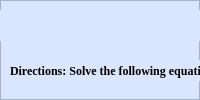
                <widget class="QWidget" name="calculationSubTest6to10">
                 <layout class="QVBoxLayout" name="verticalLayout_18">
                  <property name="spacing">
                   <number>0</number>
                  </property>
                  <property name="leftMargin">
                   <number>0</number>
                  </property>
                  <property name="topMargin">
                   <number>0</number>
                  </property>
                  <property name="rightMargin">
                   <number>0</number>
                  </property>
                  <property name="bottomMargin">
                   <number>0</number>
                  </property>
                  <item>
                   <widget class="QFrame" name="frame_30">
                    <property name="styleSheet">
                     <string notr="true">background-color: rgb(218, 229, 255);
</string>
                    </property>
                    <property name="frameShape">
                     <enum>QFrame::StyledPanel</enum>
                    </property>
                    <property name="frameShadow">
                     <enum>QFrame::Raised</enum>
                    </property>
                    <widget class="QPushButton" name="pushButton_4">
                     <property name="geometry">
                      <rect>
                       <x>590</x>
                       <y>410</y>
                       <width>81</width>
                       <height>21</height>
                      </rect>
                     </property>
                     <property name="font">
                      <font>
                       <pointsize>8</pointsize>
                       <weight>75</weight>
                       <bold>true</bold>
                       <kerning>true</kerning>
                      </font>
                     </property>
                     <property name="cursor">
                      <cursorShape>PointingHandCursor</cursorShape>
                     </property>
                     <property name="acceptDrops">
                      <bool>false</bool>
                     </property>
                     <property name="styleSheet">
                      <string notr="true">background-color: rgb(180, 203, 253);
border-radius: 10px;</string>
                     </property>
                     <property name="text">
                      <string>Next</string>
                     </property>
                     <property name="icon">
                      <iconset resource="icons.qrc">
                       <normaloff>:/icons/1CON/chevron-right.svg</normaloff>:/icons/1CON/chevron-right.svg</iconset>
                     </property>
                     <property name="iconSize">
                      <size>
                       <width>24</width>
                       <height>24</height>
                      </size>
                     </property>
                     <property name="autoDefault">
                      <bool>false</bool>
                     </property>
                    </widget>
                    <widget class="QLabel" name="label_31">
                     <property name="geometry">
                      <rect>
                       <x>10</x>
                       <y>60</y>
                       <width>281</width>
                       <height>21</height>
                      </rect>
                     </property>
                     <property name="font">
                      <font>
                       <family>Times New Roman</family>
                       <pointsize>9</pointsize>
                       <weight>75</weight>
                       <bold>true</bold>
                       <underline>false</underline>
                      </font>
                     </property>
                     <property name="mouseTracking">
                      <bool>false</bool>
                     </property>
                     <property name="text">
                      <string>Directions: Solve the following equations.</string>
                     </property>
                    </widget>
                    <widget class="QFrame" name="frame_31">
                     <property name="geometry">
                      <rect>
                       <x>10</x>
                       <y>110</y>
                       <width>661</width>
                       <height>41</height>
                      </rect>
                     </property>
                     <property name="styleSheet">
                      <string notr="true">background-color: rgb(218, 229, 255);
border-radius: 10px;</string>
                     </property>
                     <property name="frameShape">
                      <enum>QFrame::StyledPanel</enum>
                     </property>
                     <property name="frameShadow">
                      <enum>QFrame::Raised</enum>
                     </property>
                     <widget class="QLineEdit" name="lineEdit_7">
                      <property name="geometry">
                       <rect>
                        <x>130</x>
                        <y>0</y>
                        <width>531</width>
                        <height>41</height>
                       </rect>
                      </property>
                      <property name="font">
                       <font>
                        <pointsize>10</pointsize>
                       </font>
                      </property>
                      <property name="toolTip">
                       <string/>
                      </property>
                      <property name="styleSheet">
                       <string notr="true">QLineEdit {
	border: 2px solid #FFFFFF;
}

QLineEdit:focus{
	border: 2px solid #000000
}</string>
                      </property>
                      <property name="frame">
                       <bool>true</bool>
                      </property>
                      <property name="cursorPosition">
                       <number>0</number>
                      </property>
                      <property name="alignment">
                       <set>Qt::AlignLeading|Qt::AlignLeft|Qt::AlignVCenter</set>
                      </property>
                      <property name="clearButtonEnabled">
                       <bool>true</bool>
                      </property>
                     </widget>
                     <widget class="QLabel" name="label_24">
                      <property name="geometry">
                       <rect>
                        <x>10</x>
                        <y>10</y>
                        <width>71</width>
                        <height>21</height>
                       </rect>
                      </property>
                      <property name="text">
                       <string>6. 16 x 5 = </string>
                      </property>
                     </widget>
                    </widget>
                    <widget class="QFrame" name="frame_32">
                     <property name="geometry">
                      <rect>
                       <x>10</x>
                       <y>170</y>
                       <width>661</width>
                       <height>41</height>
                      </rect>
                     </property>
                     <property name="styleSheet">
                      <string notr="true">background-color: rgb(218, 229, 255);
border-radius: 10px;</string>
                     </property>
                     <property name="frameShape">
                      <enum>QFrame::StyledPanel</enum>
                     </property>
                     <property name="frameShadow">
                      <enum>QFrame::Raised</enum>
                     </property>
                     <widget class="QLineEdit" name="lineEdit_8">
                      <property name="geometry">
                       <rect>
                        <x>130</x>
                        <y>0</y>
                        <width>531</width>
                        <height>41</height>
                       </rect>
                      </property>
                      <property name="font">
                       <font>
                        <pointsize>10</pointsize>
                       </font>
                      </property>
                      <property name="toolTip">
                       <string/>
                      </property>
                      <property name="styleSheet">
                       <string notr="true">QLineEdit {
	border: 2px solid #FFFFFF;
}

QLineEdit:focus{
	border: 2px solid #000000
}</string>
                      </property>
                      <property name="frame">
                       <bool>true</bool>
                      </property>
                      <property name="cursorPosition">
                       <number>0</number>
                      </property>
                      <property name="alignment">
                       <set>Qt::AlignLeading|Qt::AlignLeft|Qt::AlignVCenter</set>
                      </property>
                      <property name="clearButtonEnabled">
                       <bool>true</bool>
                      </property>
                     </widget>
                     <widget class="QLabel" name="label_32">
                      <property name="geometry">
                       <rect>
                        <x>10</x>
                        <y>10</y>
                        <width>71</width>
                        <height>21</height>
                       </rect>
                      </property>
                      <property name="text">
                       <string>7. 66 ÷ 11 = </string>
                      </property>
                     </widget>
                    </widget>
                    <widget class="QFrame" name="frame_33">
                     <property name="geometry">
                      <rect>
                       <x>10</x>
                       <y>230</y>
                       <width>661</width>
                       <height>41</height>
                      </rect>
                     </property>
                     <property name="styleSheet">
                      <string notr="true">background-color: rgb(218, 229, 255);
border-radius: 10px;</string>
                     </property>
                     <property name="frameShape">
                      <enum>QFrame::StyledPanel</enum>
                     </property>
                     <property name="frameShadow">
                      <enum>QFrame::Raised</enum>
                     </property>
                     <widget class="QLineEdit" name="lineEdit_9">
                      <property name="geometry">
                       <rect>
                        <x>130</x>
                        <y>0</y>
                        <width>531</width>
                        <height>41</height>
                       </rect>
                      </property>
                      <property name="font">
                       <font>
                        <pointsize>10</pointsize>
                       </font>
                      </property>
                      <property name="toolTip">
                       <string/>
                      </property>
                      <property name="styleSheet">
                       <string notr="true">QLineEdit {
	border: 2px solid #FFFFFF;
}

QLineEdit:focus{
	border: 2px solid #000000
}</string>
                      </property>
                      <property name="frame">
                       <bool>true</bool>
                      </property>
                      <property name="cursorPosition">
                       <number>0</number>
                      </property>
                      <property name="alignment">
                       <set>Qt::AlignLeading|Qt::AlignLeft|Qt::AlignVCenter</set>
                      </property>
                      <property name="clearButtonEnabled">
                       <bool>true</bool>
                      </property>
                     </widget>
                     <widget class="QLabel" name="label_33">
                      <property name="geometry">
                       <rect>
                        <x>10</x>
                        <y>10</y>
                        <width>81</width>
                        <height>21</height>
                       </rect>
                      </property>
                      <property name="text">
                       <string>8. 75 ÷ 25 = </string>
                      </property>
                     </widget>
                    </widget>
                    <widget class="QFrame" name="frame_34">
                     <property name="geometry">
                      <rect>
                       <x>10</x>
                       <y>290</y>
                       <width>661</width>
                       <height>41</height>
                      </rect>
                     </property>
                     <property name="styleSheet">
                      <string notr="true">background-color: rgb(218, 229, 255);
border-radius: 10px;</string>
                     </property>
                     <property name="frameShape">
                      <enum>QFrame::StyledPanel</enum>
                     </property>
                     <property name="frameShadow">
                      <enum>QFrame::Raised</enum>
                     </property>
                     <widget class="QLabel" name="label_34">
                      <property name="geometry">
                       <rect>
                        <x>10</x>
                        <y>10</y>
                        <width>91</width>
                        <height>21</height>
                       </rect>
                      </property>
                      <property name="text">
                       <string>9. 1/4 + 1/2 = </string>
                      </property>
                     </widget>
                     <widget class="QLineEdit" name="lineEdit_10">
                      <property name="geometry">
                       <rect>
                        <x>130</x>
                        <y>0</y>
                        <width>531</width>
                        <height>41</height>
                       </rect>
                      </property>
                      <property name="font">
                       <font>
                        <pointsize>10</pointsize>
                       </font>
                      </property>
                      <property name="toolTip">
                       <string/>
                      </property>
                      <property name="styleSheet">
                       <string notr="true">QLineEdit {
	border: 2px solid #FFFFFF;
}

QLineEdit:focus{
	border: 2px solid #000000
}</string>
                      </property>
                      <property name="frame">
                       <bool>true</bool>
                      </property>
                      <property name="cursorPosition">
                       <number>0</number>
                      </property>
                      <property name="alignment">
                       <set>Qt::AlignLeading|Qt::AlignLeft|Qt::AlignVCenter</set>
                      </property>
                      <property name="clearButtonEnabled">
                       <bool>true</bool>
                      </property>
                     </widget>
                    </widget>
                    <widget class="QFrame" name="frame_35">
                     <property name="geometry">
                      <rect>
                       <x>10</x>
                       <y>350</y>
                       <width>661</width>
                       <height>41</height>
                      </rect>
                     </property>
                     <property name="styleSheet">
                      <string notr="true">background-color: rgb(218, 229, 255);
border-radius: 10px;</string>
                     </property>
                     <property name="frameShape">
                      <enum>QFrame::StyledPanel</enum>
                     </property>
                     <property name="frameShadow">
                      <enum>QFrame::Raised</enum>
                     </property>
                     <widget class="QLineEdit" name="lineEdit_11">
                      <property name="geometry">
                       <rect>
                        <x>130</x>
                        <y>0</y>
                        <width>531</width>
                        <height>41</height>
                       </rect>
                      </property>
                      <property name="font">
                       <font>
                        <pointsize>10</pointsize>
                       </font>
                      </property>
                      <property name="toolTip">
                       <string/>
                      </property>
                      <property name="styleSheet">
                       <string notr="true">QLineEdit {
	border: 2px solid #FFFFFF;
}

QLineEdit:focus{
	border: 2px solid #000000
}</string>
                      </property>
                      <property name="frame">
                       <bool>true</bool>
                      </property>
                      <property name="cursorPosition">
                       <number>0</number>
                      </property>
                      <property name="alignment">
                       <set>Qt::AlignLeading|Qt::AlignLeft|Qt::AlignVCenter</set>
                      </property>
                      <property name="clearButtonEnabled">
                       <bool>true</bool>
                      </property>
                     </widget>
                     <widget class="QLabel" name="label_35">
                      <property name="geometry">
                       <rect>
                        <x>10</x>
                        <y>10</y>
                        <width>111</width>
                        <height>21</height>
                       </rect>
                      </property>
                      <property name="text">
                       <string>10. 3/10 + 6/10 =</string>
                      </property>
                     </widget>
                    </widget>
                    <widget class="QLabel" name="label_36">
                     <property name="geometry">
                      <rect>
                       <x>0</x>
                       <y>10</y>
                       <width>681</width>
                       <height>31</height>
                      </rect>
                     </property>
                     <property name="font">
                      <font>
                       <family>Times New Roman</family>
                       <pointsize>14</pointsize>
                       <weight>75</weight>
                       <bold>true</bold>
                       <underline>false</underline>
                      </font>
                     </property>
                     <property name="mouseTracking">
                      <bool>false</bool>
                     </property>
                     <property name="text">
                      <string>Calculation Sub Test</string>
                     </property>
                     <property name="alignment">
                      <set>Qt::AlignCenter</set>
                     </property>
                    </widget>
                    <widget class="QPushButton" name="pushButton_5">
                     <property name="geometry">
                      <rect>
                       <x>10</x>
                       <y>410</y>
                       <width>81</width>
                       <height>21</height>
                      </rect>
                     </property>
                     <property name="font">
                      <font>
                       <pointsize>8</pointsize>
                       <weight>75</weight>
                       <bold>true</bold>
                       <kerning>true</kerning>
                      </font>
                     </property>
                     <property name="cursor">
                      <cursorShape>PointingHandCursor</cursorShape>
                     </property>
                     <property name="acceptDrops">
                      <bool>false</bool>
                     </property>
                     <property name="styleSheet">
                      <string notr="true">background-color: rgb(180, 203, 253);
border-radius: 10px;</string>
                     </property>
                     <property name="text">
                      <string>Next</string>
                     </property>
                     <property name="icon">
                      <iconset resource="icons.qrc">
                       <normaloff>:/icons/1CON/chevron-left.svg</normaloff>:/icons/1CON/chevron-left.svg</iconset>
                     </property>
                     <property name="iconSize">
                      <size>
                       <width>24</width>
                       <height>24</height>
                      </size>
                     </property>
                     <property name="autoDefault">
                      <bool>false</bool>
                     </property>
                    </widget>
                   </widget>
                  </item>
                 </layout>
                </widget>
